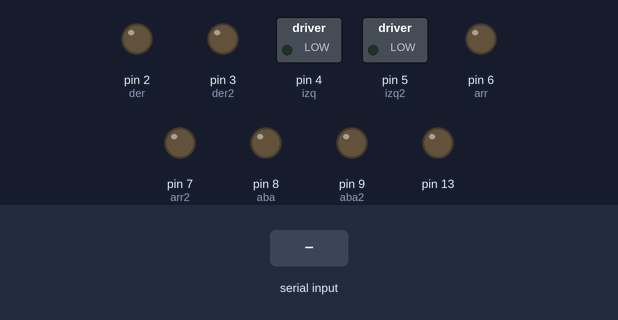
Simulated run of this sketch. Board: Arduino Uno, built with avr-gcc and run on an emulated ATmega328P. Shown: switched loads named in the sketch (green lamp = pin HIGH), output pins drawn as LEDs (lit = HIGH). The inputs (shaded band) are chosen by the test bench. What the sketch prints to the serial monitor is not drawn.

Above: at 1.2 s.
1.3 s: "a" received over Serial
At 2.5 s:
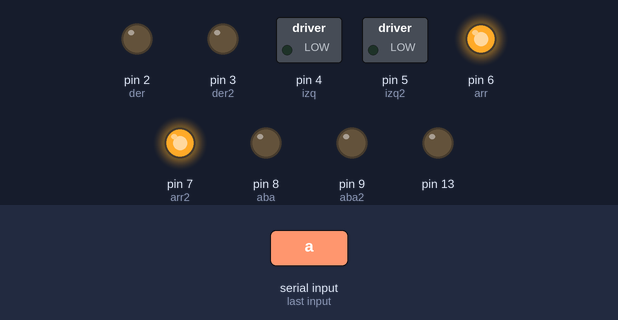
2.8 s: "b" received over Serial
At 3.8 s:
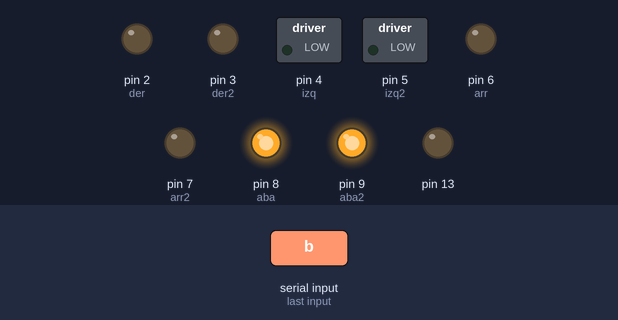
4.3 s: "r" received over Serial
At 5.0 s:
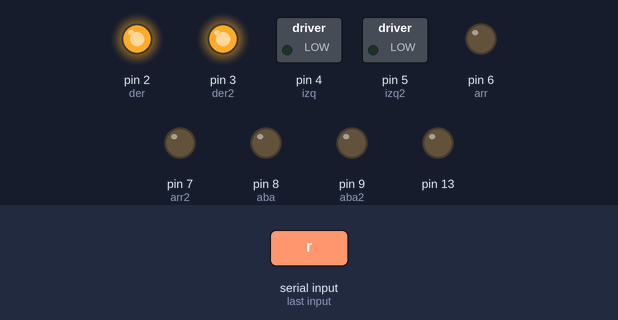
5.8 s: "l" received over Serial
At 6.1 s:
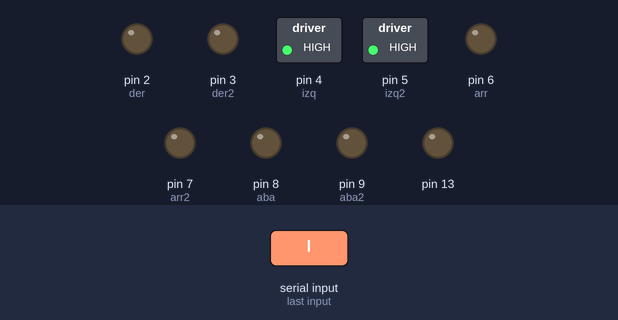
Timing chart, 0 to 8.3 s (numbered marks = the images above; inputs shaded):
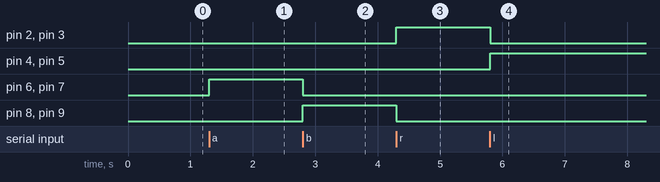

Measured:
- after the input at 1.3 s, pin 6 (arr), pin 7 (arr2): LOW → HIGH at once
- after the input at 2.8 s, pin 6 (arr), pin 7 (arr2): HIGH → LOW at once; pin 8 (aba), pin 9 (aba2): LOW → HIGH at once
- after the input at 4.3 s, pin 2 (der), pin 3 (der2): LOW → HIGH at once; pin 8 (aba), pin 9 (aba2): HIGH → LOW at once
- after the input at 5.8 s, pin 2 (der), pin 3 (der2): HIGH → LOW at once; pin 4 (izq), pin 5 (izq2): LOW → HIGH at once

The sketch:

RobotMazate.ino
```cpp
#include <SoftwareSerial.h>
  int var='s';
///variables para giro dereha
  int der=2;
  int der2=3;
///variables giro izquierda
  int izq=4;
  int izq2=5;
/////variables arriba
  int arr=6;
  int arr2=7;
/////variables abajo
  int aba=8;
  int aba2=9;

void setup()
  {
    Serial.begin(9600);
    pinMode(der,OUTPUT);
    pinMode(der2,OUTPUT);
    pinMode(izq,OUTPUT);
    pinMode(izq2,OUTPUT);
    pinMode(arr,OUTPUT);
    pinMode(arr2,OUTPUT);
    pinMode(aba,OUTPUT);
    pinMode(aba2,OUTPUT);
    pinMode(13,OUTPUT);

  }

void loop()
  {
      if (Serial.available()>0){
             var=Serial.read();
             Serial.write(var);
          }

      switch(var){
        case 'a':
          digitalWrite(arr,HIGH);
          digitalWrite(arr2,HIGH);
          digitalWrite(aba,LOW);
          digitalWrite(aba2,LOW);
          digitalWrite(izq,LOW);
          digitalWrite(izq2,LOW);
          digitalWrite(der,LOW);
          digitalWrite(der2,LOW);
        break;

        case 'b':
          digitalWrite(arr,LOW);
          digitalWrite(arr2,LOW);
          digitalWrite(aba,HIGH);
          digitalWrite(aba2,HIGH);
          digitalWrite(izq,LOW);
          digitalWrite(izq2,LOW);
          digitalWrite(der,LOW);
          digitalWrite(der2,LOW);
        break;

        case 'r':
          digitalWrite(arr,LOW);
          digitalWrite(arr2,LOW);
          digitalWrite(aba,LOW);
          digitalWrite(aba2,LOW);
          digitalWrite(izq,LOW);
          digitalWrite(izq2,LOW);
          digitalWrite(der,HIGH);
          digitalWrite(der2,HIGH);
        break;

        case 'l':
          digitalWrite(arr,LOW);
          digitalWrite(arr2,LOW);
          digitalWrite(aba,LOW);
          digitalWrite(aba2,LOW);
          digitalWrite(izq,HIGH);
          digitalWrite(izq2,HIGH);
          digitalWrite(der,LOW);
          digitalWrite(der2,LOW);
        break;

        default:
          digitalWrite(arr,LOW);
          digitalWrite(arr2,LOW);
          digitalWrite(aba,LOW);
          digitalWrite(aba2,LOW);
          digitalWrite(izq,LOW);
          digitalWrite(izq2,LOW);
          digitalWrite(der,LOW);
          digitalWrite(der2,LOW);

      }//Fin del Switch


  }
```
